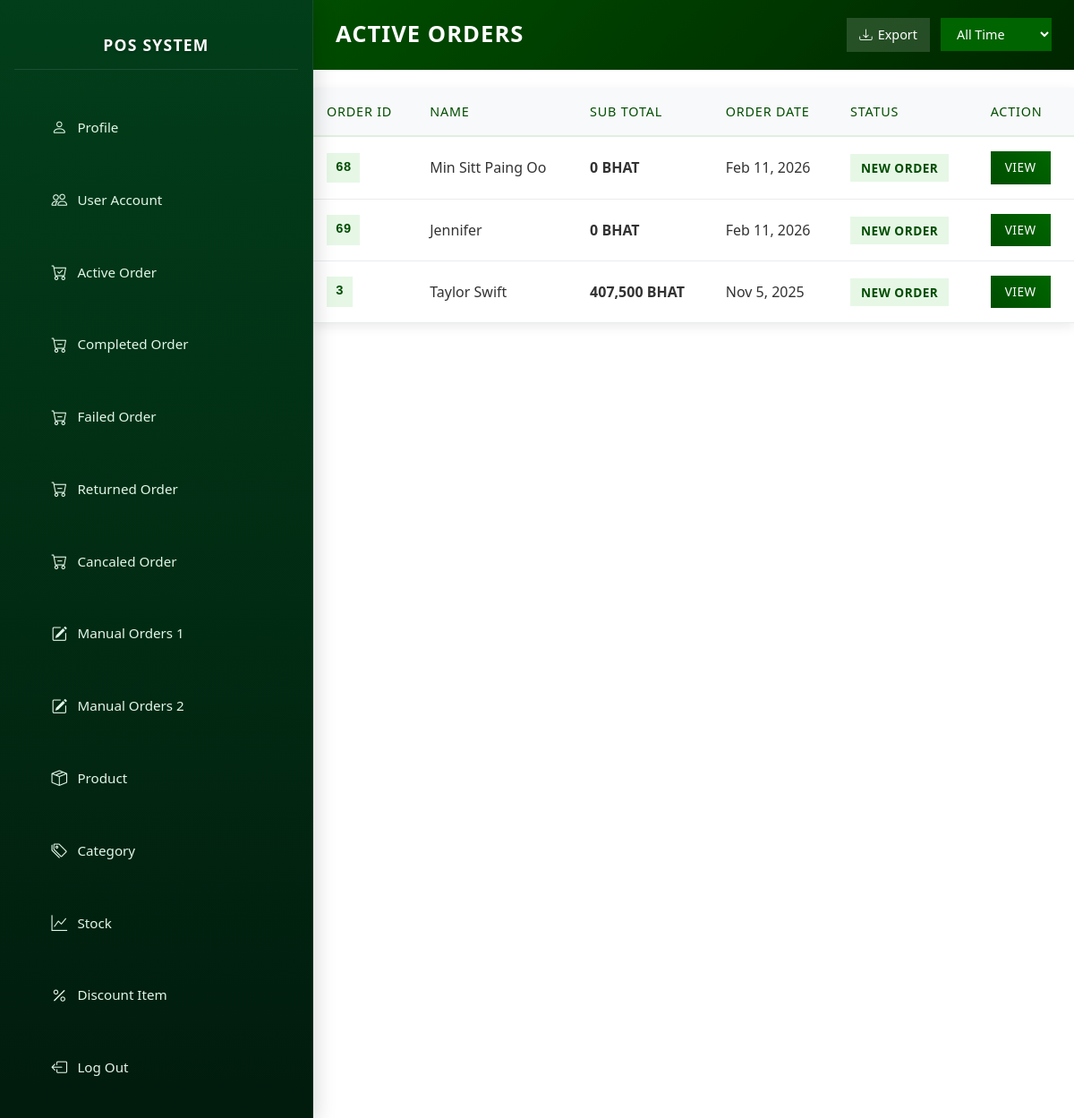
Page /admin/active_order.php (signed in) on the committed database.
### tables this page shows
CREATE TABLE `orderr` (
  `orderID` int NOT NULL,
  `paymentValid` tinyint DEFAULT NULL,
  `totalCost` double DEFAULT NULL,
  `orderDate` date DEFAULT NULL,
  `paymentStatus` int DEFAULT NULL,
  `orderStatus` int DEFAULT NULL,
  `trackingStatus` int DEFAULT NULL,
  `accountID` int DEFAULT NULL,
  `paymentType` int DEFAULT NULL,
  `addressID` int DEFAULT NULL,
  `isManual` tinyint DEFAULT NULL,
  `manualCustomerName` varchar(2000) DEFAULT NULL,
  `manualNote` longtext
);

CREATE TABLE `account` (
  `accountID` int NOT NULL,
  `name` varchar(500) NOT NULL,
  `email` varchar(500) NOT NULL,
  `passcode` varchar(2000) NOT NULL,
  `phoneNumber` varchar(500) NOT NULL,
  `birthday` date NOT NULL,
  `roleID` int NOT NULL,
  `pin` varchar(6) DEFAULT NULL,
  `profile` int DEFAULT NULL,
  `registerDate` date DEFAULT NULL
);

### admin/active_order.php (the view, shortened to what this page needs)
<?php
include "../connection/connectdb.php";
$filter = $_GET['filter'] ?? 'all';
$whereDate = "";
$query = "SELECT * FROM orderr JOIN account ON orderr.accountID = account.accountID WHERE orderr.orderStatus = 1 $whereDate ORDER BY orderr.orderDate DESC";
$result = $conn->query($query);
?>
<!DOCTYPE html>
<html lang="en">
<head>
    <?php include "./layout/header.php"; ?>
</head>
<body>
    <?php
        include "nav.php";
        $login = $_SESSION['login'] ?? false;
        if($login == true) {
        echo "<div class='main-content'>";
        echo "<form id='filterForm' method='get' style='display:inline;'>";
            echo "<div class='page-header'>";
            echo "<h1>Active Orders</h1>";
            echo "<div class='header-actions'>";
            echo "<button type='submit' name='export' value='csv'><i class='bi bi-download'></i> Export</button>";
            echo "<select name='filter' onchange='document.getElementById(\"filterForm\").submit();'>";
            echo "<option value='all'"      . ($filter === 'all'      ? ' selected' : '') . ">All Time</option>";
            echo "</select>";
            echo "</div></div></form>";
        if ($result && $result->num_rows > 0) {
            echo "<table class='orders-table'>";
            echo "<thead><tr>";
            echo "<th>Order ID</th>";
            echo "<th>Name</th>";
            echo "<th>Sub Total</th>";
            echo "<th>Order Date</th>";
            echo "<th>Status</th>";
            echo "<th>Action</th>";
            echo "</tr></thead>";
            echo "<tbody>";
            while ($row = $result->fetch_assoc()) {
                $statusClass = 'status-new';
                $statusText = 'New Order';
                echo "<tr>";
                echo "<td data-label='Order ID'><span class='order-id'>" . htmlspecialchars($row['orderID']) . "</span></td>";
                echo "<td data-label='Name'>" . htmlspecialchars($row['name']) . "</td>";
                echo "<td data-label='Total Cost'><strong>" . number_format($row['totalCost']) . " BHAT</strong></td>";
                echo "<td data-label='Order Date'>" . date('M j, Y', strtotime($row['orderDate'])) . "</td>";
                echo "<td data-label='Status'><span class='status-badge $statusClass'>$statusText</span></td>";
                echo "<td data-label='Action'><a href='specific_order.php?orderID=" . urlencode($row['orderID']) . "' class='btn-view'>View</a></td>";
                echo "</tr>";
            }
            echo "</tbody></table>";
        } else {
            echo "<div class='no-orders'>No active orders at the moment.</div>";
        }
        echo "</div>";
        }
    ?>
</body>
</html>

### admin/layout/header.php (shortened to what this page needs)
<link rel="stylesheet" href="style.css">
<link rel="stylesheet" href="https://cdn.jsdelivr.net/npm/bootstrap@5.3.3/dist/css/bootstrap.min.css">
<link rel="stylesheet" href="https://cdn.jsdelivr.net/npm/bootstrap-icons@1.11.3/font/bootstrap-icons.min.css">
<link rel="stylesheet" href="https://cdnjs.cloudflare.com/ajax/libs/font-awesome/6.4.0/css/all.min.css"/>

### admin/nav.php (shortened to what this page needs)
<div class="sidebar p-3 text-white" id="sidebar">
    <h4 class="text-center mb-4 title">POS System</h4>
    <ul class="nav flex-column">
        <li class="nav-item">
            <a class="nav-link text-white" href="profile.php"><i class="bi bi-person me-2"></i>Profile</a>
        </li>
        <li class="nav-item">
            <a class="nav-link text-white" href="users.php"><i class="bi bi-people me-2"></i>User Account</a>
        </li>
        <li class="nav-item">
            <a class="nav-link text-white" href="active_order.php"><i class="bi bi-cart-check me-2"></i>Active Order</a>
        </li>
        <li class="nav-item">
            <a class="nav-link text-white" href="completed_order.php"><i class="bi bi-cart-dash me-2"></i>Completed Order</a>
        </li>
        <li class="nav-item">
            <a class="nav-link text-white" href="failed_order.php"><i class="bi bi-cart-dash me-2"></i>Failed Order</a>
        </li>
        <li class="nav-item">
            <a class="nav-link text-white" href="return_order.php"><i class="bi bi-cart-dash me-2"></i>Returned Order</a>
        </li>
        <li class="nav-item">
            <a class="nav-link text-white" href="cancal_order.php"><i class="bi bi-cart-dash me-2"></i>Cancaled Order</a>
        </li>
        <li class="nav-item">
            <a class="nav-link text-white" href="manual_order.php"><i class="bi bi-pencil-square me-2 me-2"></i>Manual Orders 1</a>
        </li>
        <li class="nav-item">
            <a class="nav-link text-white" href="manual_nonRegistered_customer.php"><i class="bi bi-pencil-square me-2 me-2"></i>Manual Orders 2</a>
        </li>
        <li class="nav-item">
            <a class="nav-link text-white" href="product.php"><i class="bi bi-box-seam me-2"></i>Product</a>
        </li>
        <li class="nav-item">
            <a class="nav-link text-white" href="category.php"><i class="bi bi-tags me-2"></i>Category</a>
        </li>
        <li class="nav-item">
            <a class="nav-link text-white" href="stock.php"><i class="bi bi-graph-up me-2"></i>Stock</a>
        </li>
        <li class="nav-item">
            <a class="nav-link text-white" href="discount.php"><i class="bi bi-percent me-2"></i>Discount Item</a>
        </li>
        <li class="nav-item mt-auto">
            <a class="nav-link text-white" href="log_out.php"><i class="bi bi-box-arrow-left me-2"></i>Log Out</a>
        </li>
    </ul>
</div>

### admin/style.css (style rules this page uses)
body { margin: 0; font-family: 'Calibri', sans-serif; background: #f8f9fa; }
.sidebar { width: 350px; height: 100vh; position: fixed; top: 0; left: 0; background: linear-gradient(180deg, #023e1a 0%, #011b0d 100%); overflow-x: hidden; z-index: 1000; transition: transform 0.35s cubic-bezier(0.4, 0, 0.2, 1); box-shadow: 0 6px 24px rgba(0,0,0,0.2); border-right: 1px solid rgba(255,255,255,0.08); display: flex; flex-direction: column; scroll-behavior: smooth; scrollbar-width: thin; scrollbar-color: #044606 rgb(0, 0, 0); }
.sidebar .title { margin: 24px 0 16px; font-weight: 700; letter-spacing: 1.2px; text-transform: uppercase; color: #ffffff; text-shadow: 0 1px 3px rgba(0,0,0,0.25); font-size: 1.1rem; padding: 0 1.5rem 16px; border-bottom: 1px solid rgba(255,255,255,0.1); text-align: center; }
.sidebar .nav-link { display: flex; align-items: center; padding: 1.1rem 1.6rem; border-radius: 10px; margin: 0.6rem 0.8rem; transition: all 0.3s ease; color: #e0f7e9 !important; font-weight: 500; font-size: 0.95rem; text-decoration: none; position: relative; overflow: hidden; }
.sidebar .nav-link::before { content: ''; position: absolute; top: 0; left: -100%; width: 100%; height: 100%; background: linear-gradient(90deg, transparent, rgba(255,255,255,0.1), transparent); transition: left 0.6s; }
.sidebar .nav-link i { font-size: 1.1rem; width: 24px; text-align: center; }
.main-content { margin-left: 350px; padding: 0 !important; transition: margin-left 0.35s cubic-bezier(0.4, 0, 0.2, 1); min-height: 100vh; }
html { scroll-behavior: smooth; scrollbar-width: 5px; scrollbar-color: #044606 rgb(0, 0, 0); }

### admin/active_order.php (style rules this page uses)
.main-content { padding: 20px; }
.page-header { background: linear-gradient(135deg, #004d00, #002600); color: white; padding: 20px 25px; border-radius: 0; margin: 0 0 20px 0; display: flex; justify-content: space-between; align-items: center; flex-wrap: wrap; gap: 15px; }
.page-header h1 { margin: 0; font-size: 1.6rem; font-weight: 600; text-transform: uppercase; letter-spacing: 1px; }
.header-actions { display: flex; gap: 12px; align-items: center; flex-wrap: wrap; }
.header-actions button { background: rgba(255,255,255,0.15); border: none; color: white; padding: 8px 14px; border-radius: 0; font-size: 0.9rem; cursor: pointer; transition: all 0.3s ease; display: flex; align-items: center; gap: 6px; }
.header-actions select { background: rgba(255,255,255,0.15); border: none; color: white; padding: 8px 14px; border-radius: 0; font-size: 0.9rem; }
.orders-table { width: 100%; border-collapse: collapse; background: white; box-shadow: 0 4px 12px rgba(0,0,0,0.08); border-radius: 0; overflow: hidden; }
.orders-table thead { background: #f8f9fa; border-bottom: 2px solid #e0f0e0; }
.orders-table thead th { padding: 16px 15px; text-align: left; font-weight: 500; color: #004d00; font-size: 0.9rem; text-transform: uppercase; letter-spacing: 0.8px; }
.orders-table tbody tr { transition: all 0.3s ease; border-bottom: 1px solid #e9ecef; }
.orders-table td { padding: 16px 15px; vertical-align: middle; font-size: 1rem; color: #333; }
.order-id { font-family: 'Courier New', monospace; background: #e6f7e6; color: #004d00; padding: 6px 10px; border-radius: 0; font-weight: 600; font-size: 0.9rem; display: inline-block; }
.status-badge { padding: 6px 12px; border-radius: 0; font-size: 0.85rem; font-weight: 600; text-transform: uppercase; letter-spacing: 0.5px; }
.status-new { background: #e6f7e6; color: #004d00; }
.btn-view { background: linear-gradient(45deg, #004d00, #006600); color: white; padding: 8px 16px; border: none; border-radius: 0; text-decoration: none; font-size: 0.85rem; font-weight: 500; text-transform: uppercase; letter-spacing: 0.5px; transition: all 0.3s ease; display: inline-block; }
.header-actions select { background: #006400 !important; color: #fff !important; border: 0px solid #b8860b !important; padding: 8px 14px !important; border-radius: 0 !important; font-size: 0.9rem !important; font-weight: 500 !important; background-repeat: no-repeat; background-position: right 12px center; cursor: pointer; transition: all 0.3s ease; }
.header-actions select option { background: #e6f3e6 !important; color: #004d00 !important; font-weight: 600; }
.header-actions select option:checked, .header-actions select option:hover { background: #006400 !important; color: #b8860b !important; }

### rows in the picture
orderr: orderID "68", accountID.name "Min Sitt Paing Oo", totalCost "0", orderDate "Feb 11, 2026", statusText "NEW ORDER"
orderr: orderID "69", accountID.name "Jennifer", totalCost "0", orderDate "Feb 11, 2026", statusText "NEW ORDER"
orderr: orderID "3", accountID.name "Taylor Swift", totalCost "407,500", orderDate "Nov 5, 2025", statusText "NEW ORDER"
